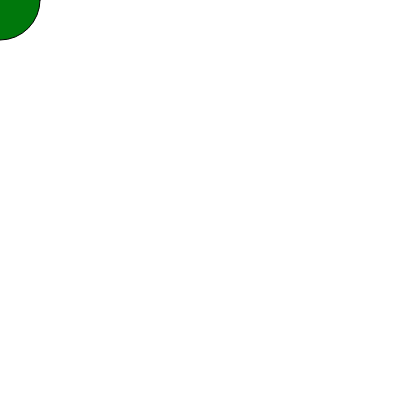
Frame 1 (no input)
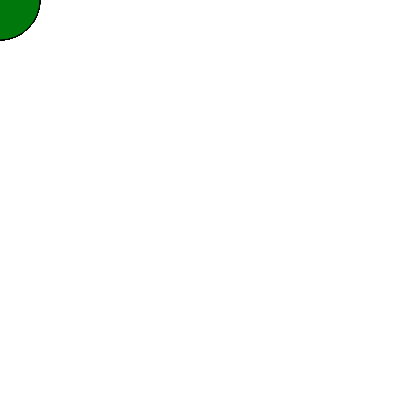
Frame 60 (no input)
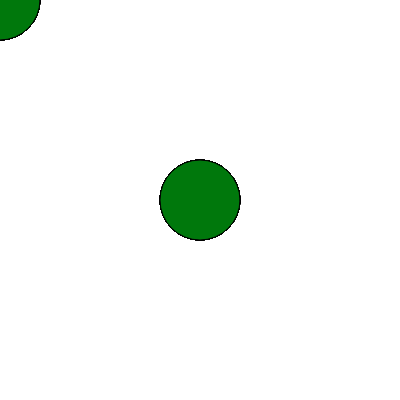
Frame 120 (the mouse pressed at the canvas centre since frame 60)

The p5.js sketch that drew these frames (run headless with seeded random() and noise() and a simulated clock; from frame 60 on, the mouse is pressed at the canvas centre):

// p5.js sketch
// ── sketch.js
function setup() {
  createCanvas(400, 400);
}

function draw() {
  fill(0, 120, 12);
  ellipse(mouseX, mouseY, 80, 80);
}
